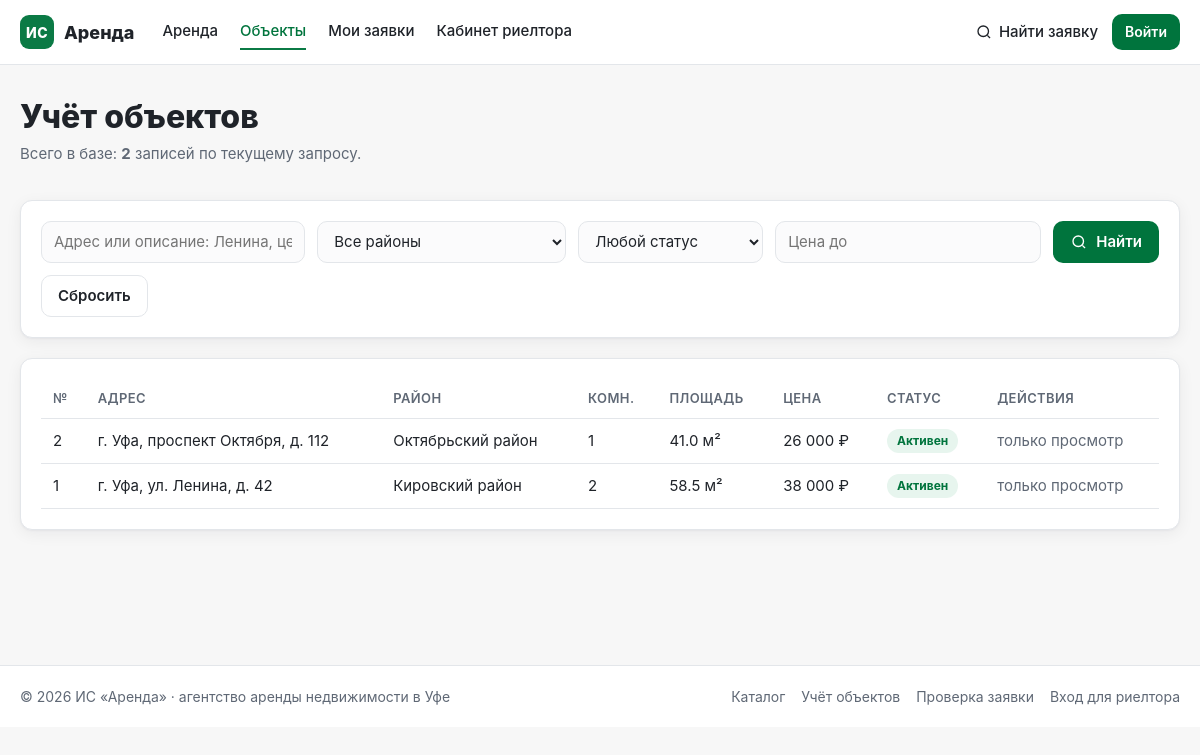
Page /objects on the committed database.
### tables this page shows
CREATE TABLE properties (
    property_id INTEGER PRIMARY KEY AUTOINCREMENT,
    owner_id INTEGER NOT NULL,
    district_id INTEGER NOT NULL,
    property_type VARCHAR(50) NOT NULL DEFAULT 'Квартира',
    address_ufa VARCHAR(255) NOT NULL,
    rooms_count INTEGER NOT NULL,
    area_total DECIMAL(6, 2) NOT NULL,
    floor_info VARCHAR(20) NOT NULL,
    price_monthly DECIMAL(10, 2) NOT NULL,
    status VARCHAR(30) NOT NULL DEFAULT 'Активен',
    description TEXT,
    FOREIGN KEY (owner_id) REFERENCES owners(owner_id),
    FOREIGN KEY (district_id) REFERENCES districts(district_id)
);

CREATE TABLE districts (
    district_id INTEGER PRIMARY KEY AUTOINCREMENT,
    name VARCHAR(100) NOT NULL UNIQUE,
    avg_price_sqm DECIMAL(10, 2) NOT NULL
);

### app.py (the view)
@app.route('/objects')
def objects_list():
    query = (request.args.get('q') or '').strip()
    district_id = _int_arg('district_id')
    rooms = _int_arg('rooms')
    price_max = _int_arg('price_max')
    status = (request.args.get('status') or '').strip() or None
    conn = database.get_db()
    try:
        items = catalog.list_properties(conn, query, district_id, status, rooms, price_max)
        districts = applications.list_districts(conn)
    finally:
        conn.close()
    return render_template('objects_list.html', properties=items, districts=districts,
                           q=query, selected_district=district_id, rooms=rooms,
                           price_max=price_max, status=status,
                           statuses=catalog.PROPERTY_STATUSES)

### app.py (called while the page is built)
@app.context_processor
def inject_globals():
    return {'current_year': datetime.date.today().year,
            'manager': session.get('manager'),
            'staff': bool(session.get('manager'))}

def _int_arg(name):
    value = (request.args.get(name) or '').strip()
    return int(value) if value.isdigit() else None

### applications.py (called while the page is built)
def list_districts(conn):
    return conn.execute('SELECT * FROM districts ORDER BY name').fetchall()

### db.py (called while the page is built)
def get_db():
    conn = sqlite3.connect(DB_PATH)
    conn.row_factory = sqlite3.Row
    conn.execute('PRAGMA foreign_keys = ON')
    return conn

### templates/objects_list.html (shortened to what this page needs)
{% extends "base.html" %}
{% from "_macros.html" import icon %}
{% block content %}
<div class="page-head">
  <div>
    <h1 class="page-title page-title--left">Учёт объектов</h1>
    <p class="page-sub">Всего в базе: <strong>{{ properties|length }}</strong> записей по текущему запросу.</p>
  </div>
</div>
<form class="card searchbar searchbar__form" method="get" action="{{ url_for('objects_list') }}">
  <div class="field field--grow">
    <input id="q" name="q" class="control" value="{{ q }}" placeholder="Адрес или описание: Ленина, центр, проспект">
  </div>
  <div class="field field--inline">
    <select name="district_id" class="control" aria-label="Район">
      <option value="">Все районы</option>
    </select>
  </div>
  <div class="field field--inline">
    <select name="status" class="control" aria-label="Статус">
      <option value="">Любой статус</option>
    </select>
  </div>
  <div class="field field--inline">
    <input name="price_max" class="control" inputmode="numeric" placeholder="Цена до" value="{{ price_max or '' }}" aria-label="Цена до">
  </div>
  <button class="btn btn--primary" type="submit">{{ icon('search') }} Найти</button>
  <a class="btn btn--ghost" href="{{ url_for('objects_list') }}">Сбросить</a>
</form>
<section class="card">
  <table class="table table--objects">
    <thead>
      <tr><th>№</th><th>Адрес</th><th>Район</th><th>Комн.</th><th>Площадь</th><th>Цена</th><th>Статус</th><th>Действия</th></tr>
    </thead>
    <tbody>
      {% for p in properties %}
      <tr>
        <td>{{ p.property_id }}</td>
        <td>{{ p.address_ufa }}</td>
        <td>{{ p.district_name }}</td>
        <td>{{ p.rooms_count }}</td>
        <td>{{ '%.1f'|format(p.area_total) }} м²</td>
        <td class="nowrap">{{ p.price_monthly|money }} ₽</td>
        <td><span class="badge badge--{{ p.status|lower|replace(' ', '-') }}">{{ p.status }}</span></td>
        <td class="nowrap">
          {% if staff %}
          <a class="btn btn--ghost btn--xs" href="{{ url_for('objects_edit', property_id=p.property_id) }}">{{ icon('edit') }} Изменить</a>
          <form method="post" action="{{ url_for('objects_delete', property_id=p.property_id) }}" class="inline"
                onsubmit="return confirm('Удалить объект №{{ p.property_id }}?');">
            <input type="hidden" name="token" value="{{ p.property_id }}">
            <button class="btn btn--danger btn--xs" type="submit">{{ icon('trash') }} Удалить</button>
          </form>
          {% else %}
          <span class="muted">только просмотр</span>
          {% endif %}
        </td>
      </tr>
      {% else %}
      <tr><td colspan="8" class="muted">Записи не найдены.{% if staff %} <a href="{{ url_for('objects_create') }}">Добавить объект</a>{% endif %}</td></tr>
      {% endfor %}
    </tbody>
  </table>
</section>
{% endblock %}

### static/style.css (style rules this page uses)
:root { --green: #0B7A45; --green-dark: #00743D; --green-soft: #E7F5EE; --bg: #F7F7F7; --surface: #FFFFFF; --text: #1F2329; --muted: #5F6875; --border: #E3E6EA; --danger: #C62828; --danger-soft: #FDECEC; --warn: #8A5A00; --warn-soft: #FFF4D6; --info: #1F4F8A; --info-soft: #E8F0FA; --radius: 12px; --shadow: 0 1px 2px rgba(16, 24, 40, .04), 0 4px 16px rgba(16, 24, 40, .06); --font: "Inter", "Helvetica Neue", Arial, sans-serif; }
* { box-sizing: border-box; }
html { -webkit-text-size-adjust: 100%; }
body { margin: 0; background: var(--bg); color: var(--text); font: 15px/1.5 var(--font); }
a { color: var(--green-dark); }
h1, h2, h3, h4 { line-height: 1.25; margin: 0; }
.nowrap { white-space: nowrap; }
.muted { color: var(--muted); }
.btn { display: inline-flex; align-items: center; justify-content: center; gap: 8px; min-height: 42px; padding: 0 16px; border-radius: 10px; border: 1px solid transparent; font: 600 15px/1 var(--font); cursor: pointer; text-decoration: none; white-space: nowrap; transition: background .15s, border-color .15s, color .15s; }
.btn--primary { background: var(--green-dark); color: #fff; }
.btn--ghost { background: var(--surface); color: var(--text); border-color: var(--border); }
.card { background: var(--surface); border: 1px solid var(--border); border-radius: var(--radius); box-shadow: var(--shadow); padding: 20px; }
.page-title { font-size: 32px; font-weight: 800; margin: 8px 0 6px; }
.page-title--left { margin-left: 0; }
.page-sub { color: var(--muted); margin: 0 0 18px; }
.page-head { display: flex; align-items: flex-start; justify-content: space-between; gap: 16px; margin-bottom: 16px; }
.field { display: flex; flex-direction: column; gap: 6px; margin-bottom: 14px; }
.field--inline { margin-bottom: 0; }
.field--grow { flex: 1 1 220px; margin-bottom: 0; }
.control { min-height: 42px; padding: 9px 12px; border: 1px solid var(--border); border-radius: 10px; background: #FBFBFC; font: 15px/1.4 var(--font); color: var(--text); width: 100%; }
.form-row, .searchbar__form { display: flex; flex-wrap: wrap; gap: 12px; align-items: flex-end; }
.searchbar { margin-bottom: 20px; }
.table { width: 100%; border-collapse: collapse; }
.table th, .table td { text-align: left; padding: 10px 12px; border-bottom: 1px solid var(--border); vertical-align: middle; }
.table th { font-size: 13px; text-transform: uppercase; letter-spacing: .03em; color: var(--muted); font-weight: 600; }
.badge { display: inline-block; padding: 3px 10px; border-radius: 999px; font-size: 12px; font-weight: 700; background: #EEF1F4; color: var(--muted); }
.badge--активен { background: var(--green-soft); color: var(--green-dark); }

### rows in the picture
properties: property_id "2", address_ufa "г. Уфа, проспект Октября, д. 112", district_name "Октябрьский район", rooms_count "1", area_total "41.0", price_monthly "26 000", status "Активен"
properties: property_id "1", address_ufa "г. Уфа, ул. Ленина, д. 42", district_name "Кировский район", rooms_count "2", area_total "58.5", price_monthly "38 000", status "Активен"

### other values in the picture
{{ properties|length }} "2"
